Frame 1 (no input): blank canvas, image omitted
Frame 60 (no input): blank canvas, image omitted
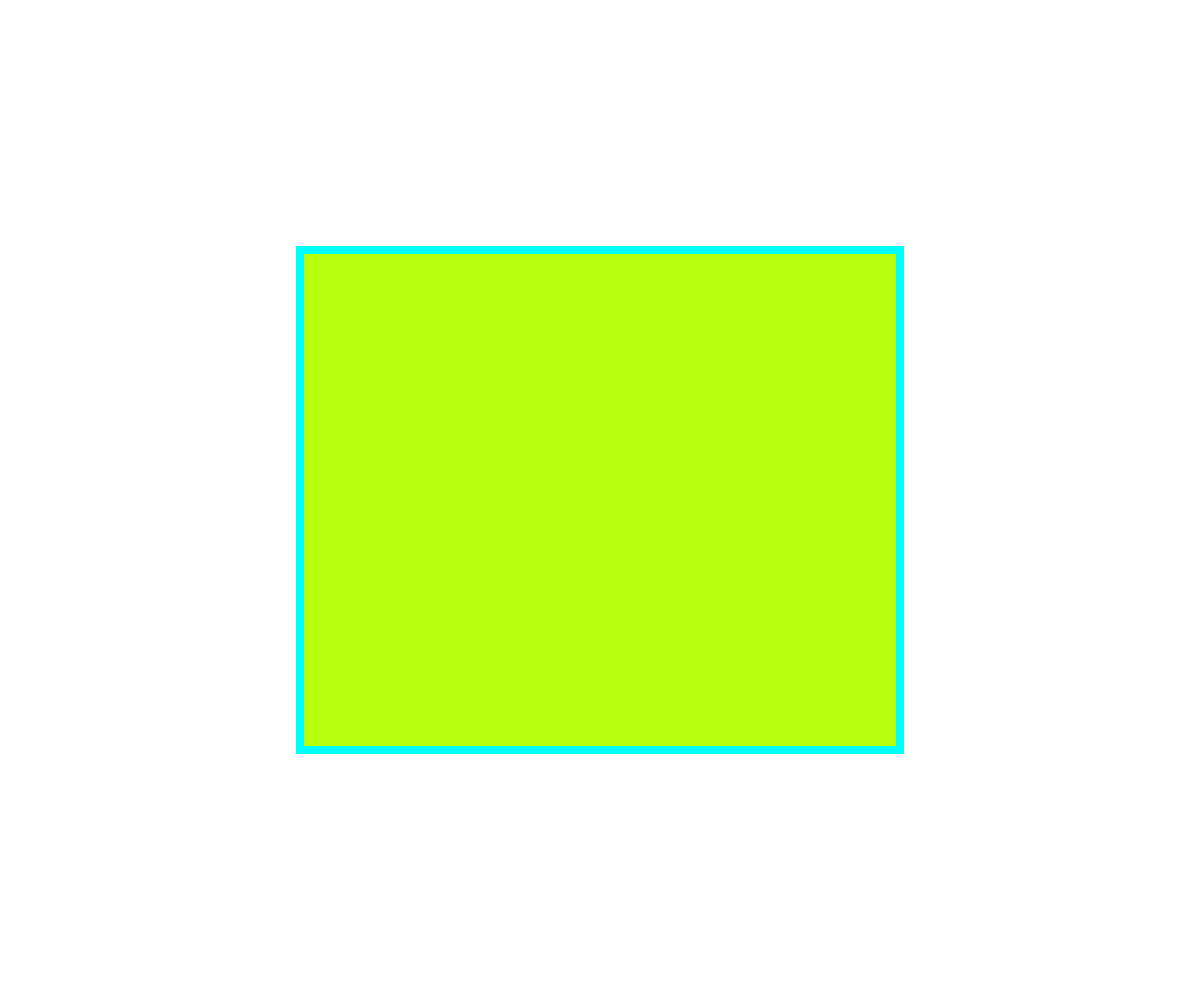
Frame 120 (the mouse pressed at the canvas centre since frame 60)

The p5.js sketch whose frames 1 and 60 were blank and that drew this single picture after the mouse press (run headless with seeded random() and noise() and a simulated clock; from frame 60 on, the mouse is pressed at the canvas centre):

// p5.js sketch
// ── sketch.js
function setup() {
    createCanvas(windowWidth, windowHeight);
    rectMode(CENTER)
}

function draw() {
    //background(0, 200, 100)
    let red = map(mouseX, 0, width, 0, 255)
    fill(183, 255, 10)
    //noFill()
    strokeWeight(8)
    stroke(0, mouseY, mouseY)
    rect(mouseX, mouseY, mouseX, mouseY);
    //text("hhey", mouseX, mouseY)
}

function windowResized() {
    resizeCanvas()
}
// ── style.css
canvas {
    position: fixed
    
}
